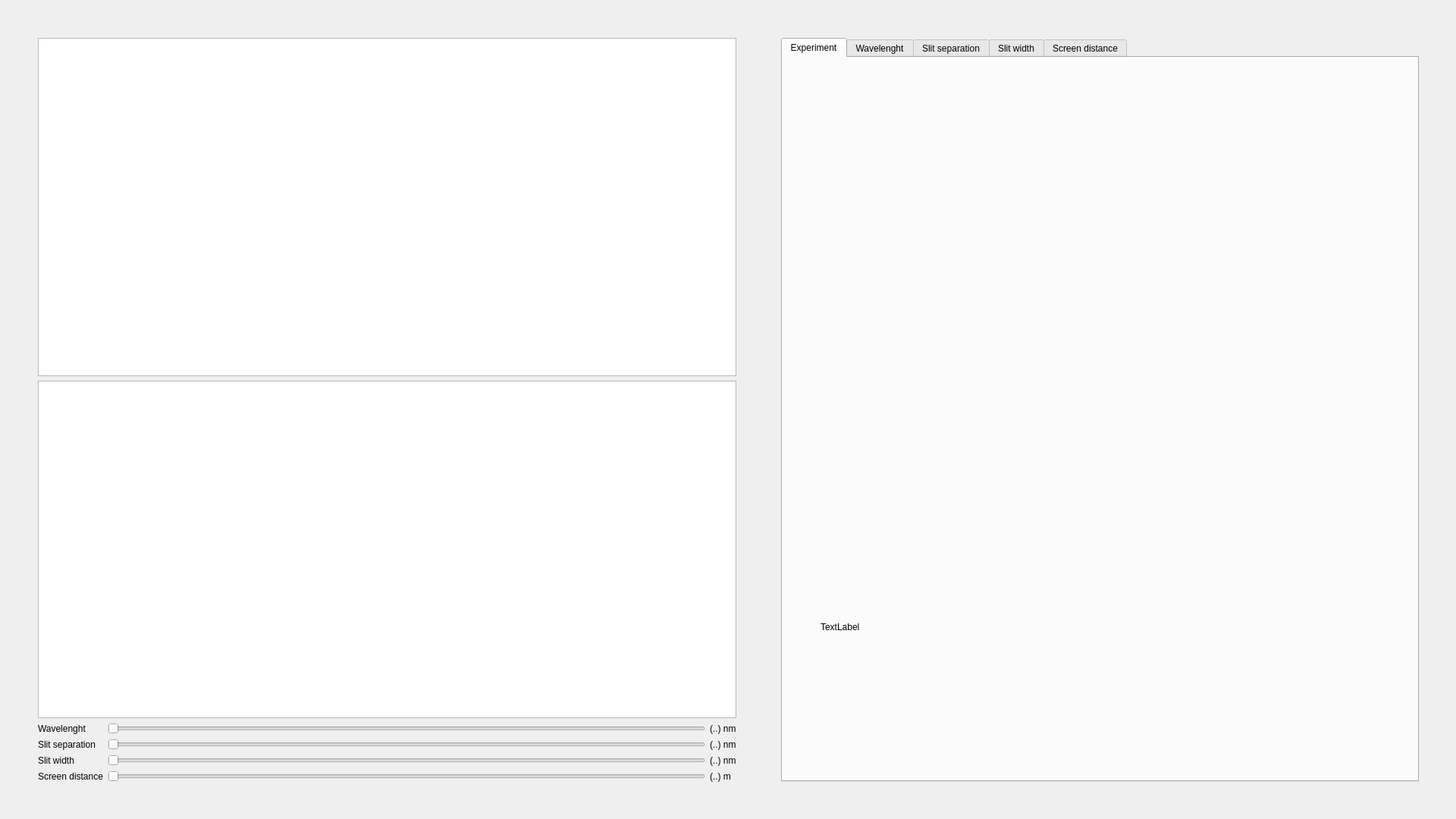
<?xml version="1.0" encoding="UTF-8"?>
<ui version="4.0">
 <class>MainWindow</class>
 <widget class="QMainWindow" name="MainWindow">
  <property name="geometry">
   <rect>
    <x>0</x>
    <y>0</y>
    <width>1920</width>
    <height>1080</height>
   </rect>
  </property>
  <property name="windowTitle">
   <string>MainWindow</string>
  </property>
  <widget class="QWidget" name="centralwidget">
   <widget class="QWidget" name="verticalLayoutWidget_3">
    <property name="geometry">
     <rect>
      <x>50</x>
      <y>50</y>
      <width>921</width>
      <height>981</height>
     </rect>
    </property>
    <layout class="QVBoxLayout" name="verticalLayout_1">
     <item>
      <widget class="QGraphicsView" name="graphicsView"/>
     </item>
     <item>
      <widget class="QGraphicsView" name="graphicsView_2"/>
     </item>
     <item>
      <layout class="QGridLayout" name="gridLayout_1">
       <item row="4" column="1">
        <widget class="QSlider" name="Slider_4">
         <property name="orientation">
          <enum>Qt::Horizontal</enum>
         </property>
        </widget>
       </item>
       <item row="2" column="0">
        <widget class="QLabel" name="slider_label_2">
         <property name="text">
          <string>Slit separation</string>
         </property>
        </widget>
       </item>
       <item row="0" column="1">
        <widget class="QSlider" name="Slider_1">
         <property name="orientation">
          <enum>Qt::Horizontal</enum>
         </property>
        </widget>
       </item>
       <item row="3" column="0">
        <widget class="QLabel" name="slider_label_3">
         <property name="text">
          <string>Slit width</string>
         </property>
        </widget>
       </item>
       <item row="4" column="0">
        <widget class="QLabel" name="slider_label_4">
         <property name="text">
          <string>Screen distance</string>
         </property>
        </widget>
       </item>
       <item row="2" column="1">
        <widget class="QSlider" name="Slider_2">
         <property name="orientation">
          <enum>Qt::Horizontal</enum>
         </property>
        </widget>
       </item>
       <item row="0" column="0">
        <widget class="QLabel" name="slider_label_1">
         <property name="text">
          <string>Wavelenght</string>
         </property>
        </widget>
       </item>
       <item row="3" column="1">
        <widget class="QSlider" name="Slider_3">
         <property name="orientation">
          <enum>Qt::Horizontal</enum>
         </property>
        </widget>
       </item>
       <item row="0" column="2">
        <widget class="QLabel" name="slider_value_1">
         <property name="text">
          <string>(..) nm</string>
         </property>
        </widget>
       </item>
       <item row="2" column="2">
        <widget class="QLabel" name="slider_value_2">
         <property name="text">
          <string>(..) nm</string>
         </property>
        </widget>
       </item>
       <item row="3" column="2">
        <widget class="QLabel" name="slider_value_3">
         <property name="text">
          <string>(..) nm</string>
         </property>
        </widget>
       </item>
       <item row="4" column="2">
        <widget class="QLabel" name="slider_value_4">
         <property name="text">
          <string>(..) m</string>
         </property>
        </widget>
       </item>
      </layout>
     </item>
    </layout>
   </widget>
   <widget class="QWidget" name="verticalLayoutWidget_4">
    <property name="geometry">
     <rect>
      <x>1030</x>
      <y>50</y>
      <width>841</width>
      <height>981</height>
     </rect>
    </property>
    <layout class="QVBoxLayout" name="verticalLayout_2">
     <item>
      <widget class="QTabWidget" name="tabWidget">
       <property name="layoutDirection">
        <enum>Qt::LeftToRight</enum>
       </property>
       <property name="tabPosition">
        <enum>QTabWidget::North</enum>
       </property>
       <property name="tabShape">
        <enum>QTabWidget::Rounded</enum>
       </property>
       <property name="currentIndex">
        <number>0</number>
       </property>
       <widget class="QWidget" name="tab">
        <attribute name="title">
         <string>Experiment</string>
        </attribute>
        <widget class="QLabel" name="image_0">
         <property name="geometry">
          <rect>
           <x>50</x>
           <y>40</y>
           <width>741</width>
           <height>491</height>
          </rect>
         </property>
         <property name="text">
          <string/>
         </property>
         <property name="pixmap">
          <pixmap>Patro_de_difraccio.png</pixmap>
         </property>
         <property name="scaledContents">
          <bool>true</bool>
         </property>
        </widget>
        <widget class="QLabel" name="label_0">
         <property name="geometry">
          <rect>
           <x>50</x>
           <y>600</y>
           <width>731</width>
           <height>301</height>
          </rect>
         </property>
         <property name="text">
          <string>TextLabel</string>
         </property>
        </widget>
       </widget>
       <widget class="QWidget" name="tab1">
        <attribute name="title">
         <string>Wavelenght</string>
        </attribute>
        <widget class="QLabel" name="label_1">
         <property name="geometry">
          <rect>
           <x>50</x>
           <y>600</y>
           <width>731</width>
           <height>301</height>
          </rect>
         </property>
         <property name="text">
          <string>TextLabel</string>
         </property>
        </widget>
        <widget class="QLabel" name="image_1">
         <property name="geometry">
          <rect>
           <x>50</x>
           <y>40</y>
           <width>721</width>
           <height>501</height>
          </rect>
         </property>
         <property name="text">
          <string/>
         </property>
         <property name="pixmap">
          <pixmap>Patro_de_difraccio.png</pixmap>
         </property>
         <property name="scaledContents">
          <bool>true</bool>
         </property>
        </widget>
       </widget>
       <widget class="QWidget" name="tab2">
        <attribute name="title">
         <string>Slit separation</string>
        </attribute>
        <widget class="QLabel" name="image_2">
         <property name="geometry">
          <rect>
           <x>50</x>
           <y>40</y>
           <width>721</width>
           <height>491</height>
          </rect>
         </property>
         <property name="text">
          <string/>
         </property>
         <property name="pixmap">
          <pixmap>Patro_de_difraccio.png</pixmap>
         </property>
         <property name="scaledContents">
          <bool>true</bool>
         </property>
        </widget>
        <widget class="QLabel" name="label_2">
         <property name="geometry">
          <rect>
           <x>50</x>
           <y>600</y>
           <width>731</width>
           <height>301</height>
          </rect>
         </property>
         <property name="text">
          <string>TextLabel</string>
         </property>
        </widget>
       </widget>
       <widget class="QWidget" name="tab3">
        <attribute name="title">
         <string>Slit width</string>
        </attribute>
        <widget class="QLabel" name="image_3">
         <property name="geometry">
          <rect>
           <x>50</x>
           <y>40</y>
           <width>731</width>
           <height>491</height>
          </rect>
         </property>
         <property name="text">
          <string/>
         </property>
         <property name="pixmap">
          <pixmap>Patro_de_difraccio.png</pixmap>
         </property>
         <property name="scaledContents">
          <bool>true</bool>
         </property>
        </widget>
        <widget class="QLabel" name="label_3">
         <property name="geometry">
          <rect>
           <x>50</x>
           <y>600</y>
           <width>731</width>
           <height>301</height>
          </rect>
         </property>
         <property name="text">
          <string>TextLabel</string>
         </property>
        </widget>
       </widget>
       <widget class="QWidget" name="tab5">
        <attribute name="title">
         <string>Screen distance</string>
        </attribute>
        <widget class="QLabel" name="image_4">
         <property name="geometry">
          <rect>
           <x>50</x>
           <y>40</y>
           <width>731</width>
           <height>491</height>
          </rect>
         </property>
         <property name="text">
          <string/>
         </property>
         <property name="pixmap">
          <pixmap>Patro_de_difraccio.png</pixmap>
         </property>
         <property name="scaledContents">
          <bool>true</bool>
         </property>
        </widget>
        <widget class="QLabel" name="label_4">
         <property name="geometry">
          <rect>
           <x>50</x>
           <y>600</y>
           <width>731</width>
           <height>301</height>
          </rect>
         </property>
         <property name="text">
          <string>TextLabel</string>
         </property>
        </widget>
       </widget>
      </widget>
     </item>
    </layout>
   </widget>
  </widget>
 </widget>
 <resources/>
 <connections/>
</ui>
